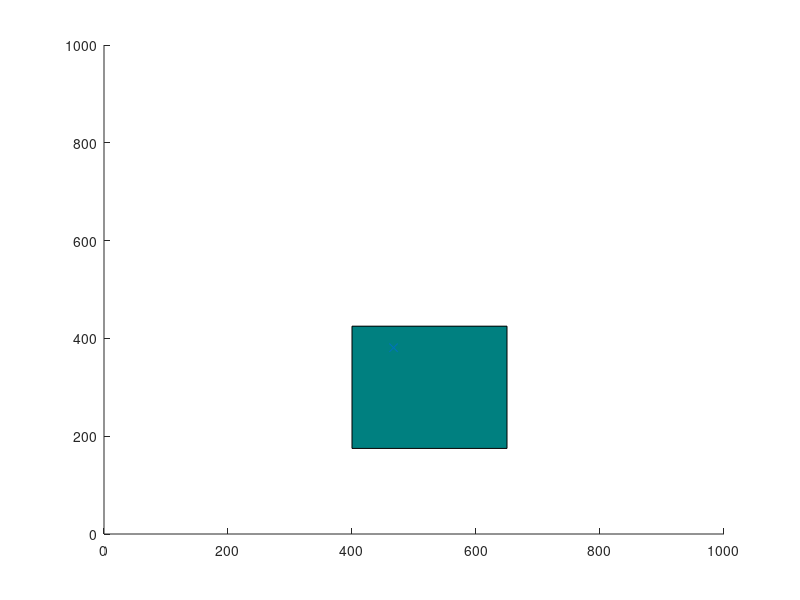

Source code (MATLAB): (Note: this script raises an error after producing the figure.)
x_max=1000;
y_max=1000;
obstacle=[400,175,250,250];
EPS=20;
numNodes=3000;
q_start.coord=[0 0];
q_start.cost=0;
q_start.parent=0;
q_goal.coord=[999 999];
q_goal.cost=0;
nodes(1) = q_start;
figure(1)
axis([0 x_max 0 y_max])
rectangle('Position',obstacle,'FaceColor',[0 .5 .5])
hold on

for i = 1:1:numNodes
    q_rand = [floor(rand(1)*x_max) floor(rand(1)*y_max)];
    plot(q_rand(1), q_rand(2), 'x', 'Color',  [0 0.4470 0.7410])
    
    % Break if goal node is already reached
    for j = 1:1:length(nodes)
        if nodes(j).coord == q_goal.coord
            break
        end
    end
    
    % Pick the closest node from existing list to branch out from
    ndist = [];
    for j = 1:1:length(nodes)
        n = nodes(j);
        tmp = dist(n.coord, q_rand);
        ndist = [ndist tmp];
    end
    [val, idx] = min(ndist);
    q_near = nodes(idx);
    
    q_new.coord = steer(q_rand, q_near.coord, val, EPS);
    if noCollision(q_rand, q_near.coord, obstacle)
        line([q_near.coord(1), q_new.coord(1)], [q_near.coord(2), q_new.coord(2)], 'Color', 'k', 'LineWidth', 2);
        drawnow
        hold on
        q_new.cost = dist(q_new.coord, q_near.coord) + q_near.cost;
        
        % Within a radius of r, find all existing nodes
        q_nearest = [];
        r = 60;
        neighbor_count = 1;
        for j = 1:1:length(nodes)
            if noCollision(nodes(j).coord, q_new.coord, obstacle) && dist(nodes(j).coord, q_new.coord) <= r
                q_nearest(neighbor_count).coord = nodes(j).coord;
                q_nearest(neighbor_count).cost = nodes(j).cost;
                neighbor_count = neighbor_count+1;
            end
        end
        
        % Initialize cost to currently known value
        q_min = q_near;
        C_min = q_new.cost;
        
        % Iterate through all nearest neighbors to find alternate lower
        % cost paths
        
        for k = 1:1:length(q_nearest)
            if noCollision(q_nearest(k).coord, q_new.coord, obstacle) && q_nearest(k).cost + dist(q_nearest(k).coord, q_new.coord) < C_min
                q_min = q_nearest(k);
                C_min = q_nearest(k).cost + dist(q_nearest(k).coord, q_new.coord);
                line([q_min.coord(1), q_new.coord(1)], [q_min.coord(2), q_new.coord(2)], 'Color', 'g');                
                hold on
            end
        end
        
        % Update parent to least cost-from node
        for j = 1:1:length(nodes)
            if nodes(j).coord == q_min.coord
                q_new.parent = j;
            end
        end
        
        % Append to nodes
        nodes = [nodes q_new];
    end
end

D = [];
for j = 1:1:length(nodes)
    tmpdist = dist(nodes(j).coord, q_goal.coord);
    D = [D tmpdist];
end

% Search backwards from goal to start to find the optimal least cost path
[val, idx] = min(D);
q_final = nodes(idx);
q_goal.parent = idx;
q_end = q_goal;
nodes = [nodes q_goal];
while q_end.parent ~= 0
    start = q_end.parent;
    line([q_end.coord(1), nodes(start).coord(1)], [q_end.coord(2), nodes(start).coord(2)], 'Color', 'r', 'LineWidth', 2);
    hold on
    q_end = nodes(start);
end
